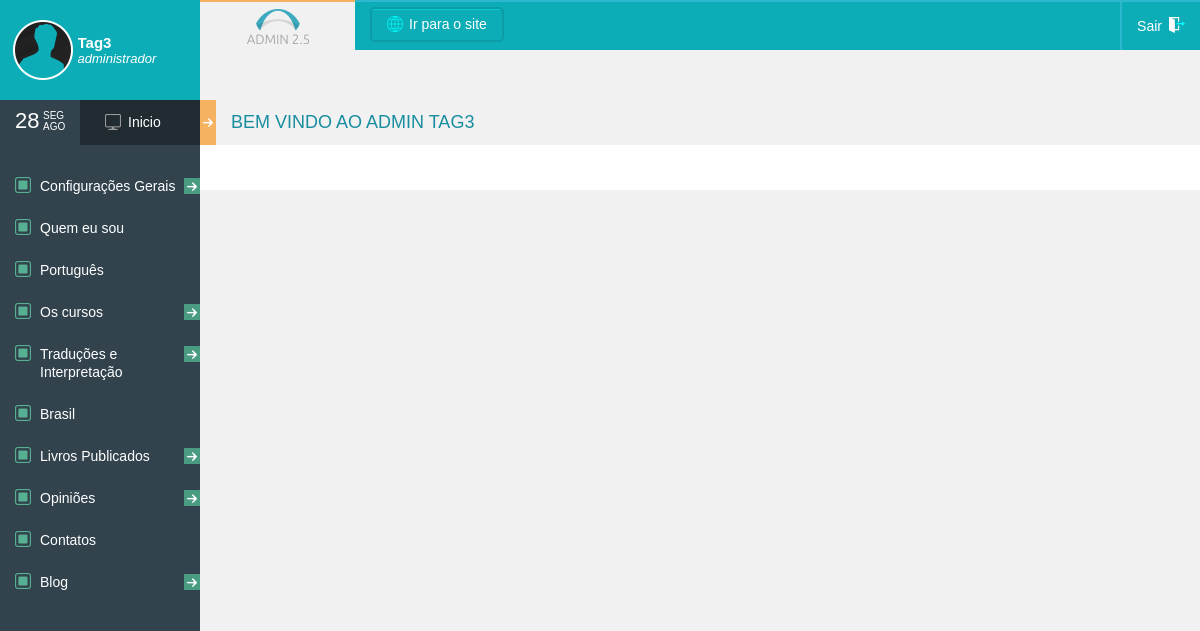
Page /admin/home.php (signed in) on the committed database.
### tables this page shows
CREATE TABLE IF NOT EXISTS `tag3_menu` (
  `menu_id` int(11) NOT NULL AUTO_INCREMENT,
  `menu_menu_id` int(11) NOT NULL DEFAULT 0,
  `menu_titulo` varchar(255) NOT NULL,
  `menu_classe` enum('padrao','noticias','galeria','foto','video','audio','agenda','banner','institucional','enquete','seo') NOT NULL DEFAULT 'padrao',
  `menu_tipo` enum('lista','form') NOT NULL DEFAULT 'lista',
  `menu_novo` enum('0','1') NOT NULL DEFAULT '1',
  `menu_destacar` enum('0','1') NOT NULL DEFAULT '0',
  `menu_ativar` enum('0','1') NOT NULL DEFAULT '1',
  `menu_editar` enum('0','1') NOT NULL DEFAULT '1',
  `menu_excluir` enum('0','1') NOT NULL DEFAULT '1',
  `menu_ordem` int(11) NOT NULL DEFAULT 0,
  `menu_status` int(1) NOT NULL DEFAULT 1,
  PRIMARY KEY (`menu_id`)
);

### admin/classes/usuario.php (called while the page is built, shortened)
<?php
class Usuario {
	private $nome;
	private $funcao;
	public function getNome() {
		return $this->nome;
	}
	public function getFuncao() {
		return $this->funcao;
	}
}
?>

### admin/includes/funcoes.php (called while the page is built, shortened)
<?php
function escreveSemanaMes($a, $b){
	$semana = array("Sun" => "DOM", "Mon" => "SEG", "Tue" => "TER", "Wed" => "QUA", "Thu" => "QUI", "Fri" => "SEX", "Sat" => "SAB");
	$mes = array(1=>"JAN", "FEV", "MAR", "ABR", "MAI", "JUN", "JUL", "AGO", "SET", "OUT", "NOV", "DEZ");
	if($b=='sem'){
		return $semana[$a];
	}else{
		$a = $a/1;
		return $mes[$a];
	}
}
?>

### admin/classes/conexao.php (called while the page is built, shortened)
<?php
class Conexao{
	protected $server 	= "mariadb";
	protected $user 	= "root";
	protected $senha 	= "root";
	protected $bd 		= "imparare";
	protected $con;
	public function __construct() {
		$this->con = mysqli_connect($this->server, $this->user, $this->senha) or die("Falha ao conectar com o banco de dados");
		mysqli_select_db($this->con,$this->bd);
		$this->con->set_charset("utf8");
	}
	public function consulta($sql) {
		$res = mysqli_query($this->con,$sql);
		if(!$res){
			return false;
		}else{
			if(substr($sql,0,6) == "INSERT" && mysqli_insert_id($this->con)){
				return mysqli_insert_id($this->con);
			}else{
				return $res;
			}
		}
	}
	public function conta($res) {
		if($res){
			return $res->num_rows;
		}
	}
	public function busca($res) {
		if($res){
			return $res->fetch_array(MYSQLI_BOTH);
		}
	}
}
?>

### admin/cabeca.php (the view, shortened to what this page needs)
<?php
include_once("classes/usuario.php");
include_once("classes/conexao.php");
include_once("includes/funcoes.php");
$conexao = new Conexao();
?>
<!DOCTYPE html>
<html lang="pt-br">
<head>
<link rel="stylesheet" href="css/css.css" type="text/css" media="screen" />
</head>
<body>
    <div id="tudo">
        <div id="lateral">
            <div class="div-inf-perfil">
            	<div class="div-perfil">
                	<a href="" class="link-foto-pefil tip" id="editar-perfil" title="Editar perfil" data-toggle="tooltip" data-placement="bottom"><img src="images/maks-perfil.png" class="mask" width="60" height="60" /></a>
                    <div class="div-nome"><b><?php echo ($_SESSION["usuario"]->getNome());?></b></div>
                    <div class="div-cargo"><?php if ($_SESSION["usuario"]->getFuncao()>0) {?>administrador<?php }else{ ?>colaborador<?php }; ?></div>
                </div>
            </div>
            <div class="div-data-painel">
            	<div class="div-data">
                	<div class="div-cont">
                    	<div class="dia"><?php echo date('d');?></div>
                        <div class="dia-mes"><?php echo escreveSemanaMes(date('D'), 'sem');?> <?php echo escreveSemanaMes(date('m'), 'mes');?></div>
                    </div>
                </div>
                <a href="home.php" class="link-painel "><i class="icone monitor">&nbsp;</i>Inicio</a>
            </div>
            <nav class="nav">
                <div class="content-nav scrollbar">
                    <ul>
                    	<?php
    					$sql_menu = "SELECT * FROM tag3_menu WHERE menu_status=1 AND menu_menu_id=0 ORDER BY menu_ordem, menu_id ASC";
    					$consulta_menu = $conexao->consulta($sql_menu);
    					while($reg_menu = $conexao->busca($consulta_menu)){
    						$sql_submenu = "SELECT * FROM tag3_menu WHERE menu_status=1 AND menu_menu_id=".$reg_menu['menu_id']." ORDER BY menu_ordem, menu_id ASC";
    						$consulta_submenu = $conexao->consulta($sql_submenu);
    						$conta_submenu = $conexao->conta($consulta_submenu);
    					?>
                        <li <?php if($conta_submenu>0){ ?>class="cont-drop-menu"<?php }; ?>>
                        	<a href="<?php if($conta_submenu>0){ ?>javascript:;<?php }else{ if($reg_menu['menu_tipo']=='lista'){ ?>lista.php?men=<?php echo $reg_menu['menu_id']; ?><?php }else{ ?>form.php?men=<?php echo $reg_menu['menu_id']; ?><?php }; }; ?>&submen=0" class="<?php if($conta_submenu>0){ ?>link-drop-menu<?php }; ?> <?php if($reg_menu['menu_id']==$_GET['men']){ ?>marcado<?php }; ?>"><i class="icone <?php echo $reg_menu['menu_classe']; ?>"></i><?php echo $reg_menu['menu_titulo']; ?><?php if($conta_submenu>0){ ?><i class="icone seta">&nbsp;</i><?php }; ?></a>
                        </li>
                        <?php }; ?>
                    </ul>
                </div>
            </nav>
        </div>

### rows in the picture
tag3_menu: menu_titulo "Configurações Gerais"
tag3_menu: menu_titulo "Quem eu sou"
tag3_menu: menu_titulo "Português"
tag3_menu: menu_titulo "Os cursos"
tag3_menu: menu_titulo "Traduções e Interpretação"
tag3_menu: menu_titulo "Brasil"
tag3_menu: menu_titulo "Livros Publicados"
tag3_menu: menu_titulo "Opiniões"
tag3_menu: menu_titulo "Contatos"
tag3_menu: menu_titulo "Blog"

### other values in the picture
$_SESSION["usuario"]->getNome() "Tag3"
